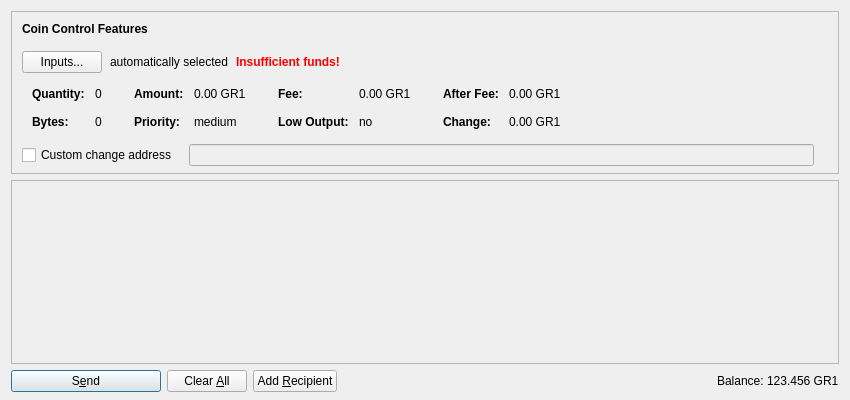
<?xml version="1.0" encoding="UTF-8"?>
<ui version="4.0">
 <class>SendCoinsDialog</class>
 <widget class="QDialog" name="SendCoinsDialog">
  <property name="geometry">
   <rect>
    <x>0</x>
    <y>0</y>
    <width>850</width>
    <height>400</height>
   </rect>
  </property>
  <property name="windowTitle">
   <string>Send Coins</string>
  </property>
  <layout class="QVBoxLayout" name="verticalLayout" stretch="0,1,0">
   <property name="bottomMargin">
    <number>8</number>
   </property>
   <item>
    <widget class="QFrame" name="frameCoinControl">
     <property name="sizePolicy">
      <sizepolicy hsizetype="Expanding" vsizetype="Expanding">
       <horstretch>0</horstretch>
       <verstretch>0</verstretch>
      </sizepolicy>
     </property>
     <property name="maximumSize">
      <size>
       <width>16777215</width>
       <height>16777215</height>
      </size>
     </property>
     <property name="frameShape">
      <enum>QFrame::StyledPanel</enum>
     </property>
     <property name="frameShadow">
      <enum>QFrame::Sunken</enum>
     </property>
     <layout class="QVBoxLayout" name="verticalLayoutCoinControl2">
      <property name="spacing">
       <number>0</number>
      </property>
      <property name="leftMargin">
       <number>0</number>
      </property>
      <property name="topMargin">
       <number>0</number>
      </property>
      <property name="rightMargin">
       <number>0</number>
      </property>
      <property name="bottomMargin">
       <number>6</number>
      </property>
      <item>
       <layout class="QVBoxLayout" name="verticalLayoutCoinControl" stretch="0,0,0,0,1">
        <property name="spacing">
         <number>0</number>
        </property>
        <property name="leftMargin">
         <number>10</number>
        </property>
        <property name="topMargin">
         <number>10</number>
        </property>
        <item>
         <layout class="QHBoxLayout" name="horizontalLayoutCoinControl1">
          <property name="bottomMargin">
           <number>15</number>
          </property>
          <item>
           <widget class="QLabel" name="labelCoinControlFeatures">
            <property name="sizePolicy">
             <sizepolicy hsizetype="Preferred" vsizetype="Maximum">
              <horstretch>0</horstretch>
              <verstretch>0</verstretch>
             </sizepolicy>
            </property>
            <property name="font">
             <font>
              <weight>75</weight>
              <bold>true</bold>
             </font>
            </property>
            <property name="styleSheet">
             <string notr="true">font-weight:bold;</string>
            </property>
            <property name="text">
             <string>Coin Control Features</string>
            </property>
           </widget>
          </item>
         </layout>
        </item>
        <item>
         <layout class="QHBoxLayout" name="horizontalLayoutCoinControl2" stretch="0,0,0,0">
          <property name="spacing">
           <number>8</number>
          </property>
          <property name="bottomMargin">
           <number>10</number>
          </property>
          <item>
           <widget class="QPushButton" name="pushButtonCoinControl">
            <property name="styleSheet">
             <string notr="true"/>
            </property>
            <property name="text">
             <string>Inputs...</string>
            </property>
           </widget>
          </item>
          <item>
           <widget class="QLabel" name="labelCoinControlAutomaticallySelected">
            <property name="text">
             <string>automatically selected</string>
            </property>
            <property name="margin">
             <number>5</number>
            </property>
           </widget>
          </item>
          <item>
           <widget class="QLabel" name="labelCoinControlInsuffFunds">
            <property name="font">
             <font>
              <weight>75</weight>
              <bold>true</bold>
             </font>
            </property>
            <property name="styleSheet">
             <string notr="true">color:red;font-weight:bold;</string>
            </property>
            <property name="text">
             <string>Insufficient funds!</string>
            </property>
            <property name="margin">
             <number>5</number>
            </property>
           </widget>
          </item>
          <item>
           <spacer name="horizontalSpacerCoinControl">
            <property name="orientation">
             <enum>Qt::Horizontal</enum>
            </property>
            <property name="sizeHint" stdset="0">
             <size>
              <width>40</width>
              <height>1</height>
             </size>
            </property>
           </spacer>
          </item>
         </layout>
        </item>
        <item>
         <widget class="QWidget" name="widgetCoinControl" native="true">
          <property name="sizePolicy">
           <sizepolicy hsizetype="Preferred" vsizetype="Preferred">
            <horstretch>0</horstretch>
            <verstretch>0</verstretch>
           </sizepolicy>
          </property>
          <property name="minimumSize">
           <size>
            <width>0</width>
            <height>0</height>
           </size>
          </property>
          <property name="styleSheet">
           <string notr="true"/>
          </property>
          <layout class="QHBoxLayout" name="horizontalLayoutCoinControl5">
           <property name="leftMargin">
            <number>0</number>
           </property>
           <property name="topMargin">
            <number>0</number>
           </property>
           <property name="rightMargin">
            <number>0</number>
           </property>
           <property name="bottomMargin">
            <number>0</number>
           </property>
           <item>
            <layout class="QHBoxLayout" name="horizontalLayoutCoinControl3" stretch="0,0,0,1">
             <property name="spacing">
              <number>20</number>
             </property>
             <property name="topMargin">
              <number>0</number>
             </property>
             <property name="bottomMargin">
              <number>10</number>
             </property>
             <item>
              <layout class="QFormLayout" name="formLayoutCoinControl1">
               <property name="horizontalSpacing">
                <number>10</number>
               </property>
               <property name="verticalSpacing">
                <number>14</number>
               </property>
               <property name="leftMargin">
                <number>10</number>
               </property>
               <property name="topMargin">
                <number>4</number>
               </property>
               <property name="rightMargin">
                <number>6</number>
               </property>
               <item row="0" column="0">
                <widget class="QLabel" name="labelCoinControlQuantityText">
                 <property name="font">
                  <font>
                   <weight>75</weight>
                   <bold>true</bold>
                  </font>
                 </property>
                 <property name="text">
                  <string>Quantity:</string>
                 </property>
                 <property name="margin">
                  <number>0</number>
                 </property>
                </widget>
               </item>
               <item row="0" column="1">
                <widget class="QLabel" name="labelCoinControlQuantity">
                 <property name="cursor">
                  <cursorShape>IBeamCursor</cursorShape>
                 </property>
                 <property name="contextMenuPolicy">
                  <enum>Qt::ActionsContextMenu</enum>
                 </property>
                 <property name="text">
                  <string notr="true">0</string>
                 </property>
                 <property name="margin">
                  <number>0</number>
                 </property>
                 <property name="textInteractionFlags">
                  <set>Qt::LinksAccessibleByMouse|Qt::TextSelectableByKeyboard|Qt::TextSelectableByMouse</set>
                 </property>
                </widget>
               </item>
               <item row="1" column="0">
                <widget class="QLabel" name="labelCoinControlBytesText">
                 <property name="font">
                  <font>
                   <weight>75</weight>
                   <bold>true</bold>
                  </font>
                 </property>
                 <property name="text">
                  <string>Bytes:</string>
                 </property>
                </widget>
               </item>
               <item row="1" column="1">
                <widget class="QLabel" name="labelCoinControlBytes">
                 <property name="cursor">
                  <cursorShape>IBeamCursor</cursorShape>
                 </property>
                 <property name="contextMenuPolicy">
                  <enum>Qt::ActionsContextMenu</enum>
                 </property>
                 <property name="text">
                  <string notr="true">0</string>
                 </property>
                 <property name="textInteractionFlags">
                  <set>Qt::LinksAccessibleByMouse|Qt::TextSelectableByKeyboard|Qt::TextSelectableByMouse</set>
                 </property>
                </widget>
               </item>
              </layout>
             </item>
             <item>
              <layout class="QFormLayout" name="formLayoutCoinControl2">
               <property name="horizontalSpacing">
                <number>10</number>
               </property>
               <property name="verticalSpacing">
                <number>14</number>
               </property>
               <property name="leftMargin">
                <number>6</number>
               </property>
               <property name="topMargin">
                <number>4</number>
               </property>
               <property name="rightMargin">
                <number>6</number>
               </property>
               <item row="0" column="0">
                <widget class="QLabel" name="labelCoinControlAmountText">
                 <property name="font">
                  <font>
                   <weight>75</weight>
                   <bold>true</bold>
                  </font>
                 </property>
                 <property name="text">
                  <string>Amount:</string>
                 </property>
                 <property name="margin">
                  <number>0</number>
                 </property>
                </widget>
               </item>
               <item row="0" column="1">
                <widget class="QLabel" name="labelCoinControlAmount">
                 <property name="cursor">
                  <cursorShape>IBeamCursor</cursorShape>
                 </property>
                 <property name="contextMenuPolicy">
                  <enum>Qt::ActionsContextMenu</enum>
                 </property>
                 <property name="text">
                  <string notr="true">0.00 GR1</string>
                 </property>
                 <property name="textInteractionFlags">
                  <set>Qt::LinksAccessibleByMouse|Qt::TextSelectableByKeyboard|Qt::TextSelectableByMouse</set>
                 </property>
                </widget>
               </item>
               <item row="1" column="0">
                <widget class="QLabel" name="labelCoinControlPriorityText">
                 <property name="font">
                  <font>
                   <weight>75</weight>
                   <bold>true</bold>
                  </font>
                 </property>
                 <property name="text">
                  <string>Priority:</string>
                 </property>
                </widget>
               </item>
               <item row="1" column="1">
                <widget class="QLabel" name="labelCoinControlPriority">
                 <property name="cursor">
                  <cursorShape>IBeamCursor</cursorShape>
                 </property>
                 <property name="contextMenuPolicy">
                  <enum>Qt::ActionsContextMenu</enum>
                 </property>
                 <property name="text">
                  <string notr="true">medium</string>
                 </property>
                 <property name="textInteractionFlags">
                  <set>Qt::LinksAccessibleByMouse|Qt::TextSelectableByKeyboard|Qt::TextSelectableByMouse</set>
                 </property>
                </widget>
               </item>
              </layout>
             </item>
             <item>
              <layout class="QFormLayout" name="formLayoutCoinControl3">
               <property name="horizontalSpacing">
                <number>10</number>
               </property>
               <property name="verticalSpacing">
                <number>14</number>
               </property>
               <property name="leftMargin">
                <number>6</number>
               </property>
               <property name="topMargin">
                <number>4</number>
               </property>
               <property name="rightMargin">
                <number>6</number>
               </property>
               <item row="0" column="0">
                <widget class="QLabel" name="labelCoinControlFeeText">
                 <property name="font">
                  <font>
                   <weight>75</weight>
                   <bold>true</bold>
                  </font>
                 </property>
                 <property name="text">
                  <string>Fee:</string>
                 </property>
                 <property name="margin">
                  <number>0</number>
                 </property>
                </widget>
               </item>
               <item row="0" column="1">
                <widget class="QLabel" name="labelCoinControlFee">
                 <property name="cursor">
                  <cursorShape>IBeamCursor</cursorShape>
                 </property>
                 <property name="contextMenuPolicy">
                  <enum>Qt::ActionsContextMenu</enum>
                 </property>
                 <property name="text">
                  <string notr="true">0.00 GR1</string>
                 </property>
                 <property name="textInteractionFlags">
                  <set>Qt::LinksAccessibleByMouse|Qt::TextSelectableByKeyboard|Qt::TextSelectableByMouse</set>
                 </property>
                </widget>
               </item>
               <item row="1" column="0">
                <widget class="QLabel" name="labelCoinControlLowOutputText">
                 <property name="font">
                  <font>
                   <weight>75</weight>
                   <bold>true</bold>
                  </font>
                 </property>
                 <property name="text">
                  <string>Low Output:</string>
                 </property>
                </widget>
               </item>
               <item row="1" column="1">
                <widget class="QLabel" name="labelCoinControlLowOutput">
                 <property name="cursor">
                  <cursorShape>IBeamCursor</cursorShape>
                 </property>
                 <property name="contextMenuPolicy">
                  <enum>Qt::ActionsContextMenu</enum>
                 </property>
                 <property name="text">
                  <string notr="true">no</string>
                 </property>
                 <property name="textInteractionFlags">
                  <set>Qt::LinksAccessibleByMouse|Qt::TextSelectableByKeyboard|Qt::TextSelectableByMouse</set>
                 </property>
                </widget>
               </item>
              </layout>
             </item>
             <item>
              <layout class="QFormLayout" name="formLayoutCoinControl4">
               <property name="horizontalSpacing">
                <number>10</number>
               </property>
               <property name="verticalSpacing">
                <number>14</number>
               </property>
               <property name="leftMargin">
                <number>6</number>
               </property>
               <property name="topMargin">
                <number>4</number>
               </property>
               <property name="rightMargin">
                <number>6</number>
               </property>
               <item row="0" column="0">
                <widget class="QLabel" name="labelCoinControlAfterFeeText">
                 <property name="font">
                  <font>
                   <weight>75</weight>
                   <bold>true</bold>
                  </font>
                 </property>
                 <property name="text">
                  <string>After Fee:</string>
                 </property>
                 <property name="margin">
                  <number>0</number>
                 </property>
                </widget>
               </item>
               <item row="0" column="1">
                <widget class="QLabel" name="labelCoinControlAfterFee">
                 <property name="cursor">
                  <cursorShape>IBeamCursor</cursorShape>
                 </property>
                 <property name="contextMenuPolicy">
                  <enum>Qt::ActionsContextMenu</enum>
                 </property>
                 <property name="text">
                  <string notr="true">0.00 GR1</string>
                 </property>
                 <property name="textInteractionFlags">
                  <set>Qt::LinksAccessibleByMouse|Qt::TextSelectableByKeyboard|Qt::TextSelectableByMouse</set>
                 </property>
                </widget>
               </item>
               <item row="1" column="0">
                <widget class="QLabel" name="labelCoinControlChangeText">
                 <property name="font">
                  <font>
                   <weight>75</weight>
                   <bold>true</bold>
                  </font>
                 </property>
                 <property name="text">
                  <string>Change:</string>
                 </property>
                </widget>
               </item>
               <item row="1" column="1">
                <widget class="QLabel" name="labelCoinControlChange">
                 <property name="cursor">
                  <cursorShape>IBeamCursor</cursorShape>
                 </property>
                 <property name="contextMenuPolicy">
                  <enum>Qt::ActionsContextMenu</enum>
                 </property>
                 <property name="text">
                  <string notr="true">0.00 GR1</string>
                 </property>
                 <property name="textInteractionFlags">
                  <set>Qt::LinksAccessibleByMouse|Qt::TextSelectableByKeyboard|Qt::TextSelectableByMouse</set>
                 </property>
                </widget>
               </item>
              </layout>
             </item>
            </layout>
           </item>
          </layout>
         </widget>
        </item>
        <item>
         <layout class="QHBoxLayout" name="horizontalLayoutCoinControl4" stretch="0,0,0">
          <property name="spacing">
           <number>12</number>
          </property>
          <property name="sizeConstraint">
           <enum>QLayout::SetDefaultConstraint</enum>
          </property>
          <property name="topMargin">
           <number>5</number>
          </property>
          <property name="rightMargin">
           <number>5</number>
          </property>
          <item>
           <widget class="QCheckBox" name="checkBoxCoinControlChange">
            <property name="toolTip">
             <string>If this is activated, but the change address is empty or invalid, change will be sent to a newly generated address.</string>
            </property>
            <property name="text">
             <string>Custom change address</string>
            </property>
           </widget>
          </item>
          <item>
           <widget class="QValidatedLineEdit" name="lineEditCoinControlChange">
            <property name="enabled">
             <bool>false</bool>
            </property>
            <property name="sizePolicy">
             <sizepolicy hsizetype="Expanding" vsizetype="Fixed">
              <horstretch>0</horstretch>
              <verstretch>0</verstretch>
             </sizepolicy>
            </property>
           </widget>
          </item>
          <item>
           <widget class="QLabel" name="labelCoinControlChangeLabel">
            <property name="sizePolicy">
             <sizepolicy hsizetype="Preferred" vsizetype="Expanding">
              <horstretch>0</horstretch>
              <verstretch>0</verstretch>
             </sizepolicy>
            </property>
            <property name="minimumSize">
             <size>
              <width>0</width>
              <height>0</height>
             </size>
            </property>
            <property name="text">
             <string/>
            </property>
            <property name="margin">
             <number>3</number>
            </property>
           </widget>
          </item>
         </layout>
        </item>
        <item>
         <spacer name="verticalSpacerCoinControl">
          <property name="orientation">
           <enum>Qt::Vertical</enum>
          </property>
          <property name="sizeHint" stdset="0">
           <size>
            <width>800</width>
            <height>1</height>
           </size>
          </property>
         </spacer>
        </item>
       </layout>
      </item>
     </layout>
    </widget>
   </item>
   <item>
    <widget class="QScrollArea" name="scrollArea">
     <property name="widgetResizable">
      <bool>true</bool>
     </property>
     <widget class="QWidget" name="scrollAreaWidgetContents">
      <property name="geometry">
       <rect>
        <x>0</x>
        <y>0</y>
        <width>830</width>
        <height>178</height>
       </rect>
      </property>
      <layout class="QVBoxLayout" name="verticalLayout_2" stretch="0,1">
       <property name="leftMargin">
        <number>0</number>
       </property>
       <property name="topMargin">
        <number>0</number>
       </property>
       <property name="rightMargin">
        <number>0</number>
       </property>
       <property name="bottomMargin">
        <number>0</number>
       </property>
       <item>
        <layout class="QVBoxLayout" name="entries">
         <property name="spacing">
          <number>6</number>
         </property>
        </layout>
       </item>
       <item>
        <spacer name="verticalSpacer">
         <property name="orientation">
          <enum>Qt::Vertical</enum>
         </property>
         <property name="sizeHint" stdset="0">
          <size>
           <width>20</width>
           <height>40</height>
          </size>
         </property>
        </spacer>
       </item>
      </layout>
     </widget>
    </widget>
   </item>
   <item>
    <layout class="QHBoxLayout" name="horizontalLayout">
     <item>
      <widget class="QPushButton" name="sendButton">
       <property name="minimumSize">
        <size>
         <width>150</width>
         <height>0</height>
        </size>
       </property>
       <property name="toolTip">
        <string>Confirm the send action</string>
       </property>
       <property name="text">
        <string>S&amp;end</string>
       </property>
       <property name="icon">
        <iconset resource="../girauno.qrc">
         <normaloff>:/icons/send</normaloff>:/icons/send</iconset>
       </property>
       <property name="default">
        <bool>true</bool>
       </property>
      </widget>
     </item>
     <item>
      <widget class="QPushButton" name="clearButton">
       <property name="sizePolicy">
        <sizepolicy hsizetype="Minimum" vsizetype="Fixed">
         <horstretch>0</horstretch>
         <verstretch>0</verstretch>
        </sizepolicy>
       </property>
       <property name="toolTip">
        <string>Clear all fields of the form.</string>
       </property>
       <property name="text">
        <string>Clear &amp;All</string>
       </property>
       <property name="icon">
        <iconset resource="../girauno.qrc">
         <normaloff>:/icons/remove</normaloff>:/icons/remove</iconset>
       </property>
       <property name="autoRepeatDelay">
        <number>300</number>
       </property>
       <property name="autoDefault">
        <bool>false</bool>
       </property>
      </widget>
     </item>
     <item>
      <widget class="QPushButton" name="addButton">
       <property name="toolTip">
        <string>Send to multiple recipients at once</string>
       </property>
       <property name="text">
        <string>Add &amp;Recipient</string>
       </property>
       <property name="icon">
        <iconset resource="../girauno.qrc">
         <normaloff>:/icons/add</normaloff>:/icons/add</iconset>
       </property>
       <property name="autoDefault">
        <bool>false</bool>
       </property>
      </widget>
     </item>
     <item>
      <spacer name="horizontalSpacer">
       <property name="orientation">
        <enum>Qt::Horizontal</enum>
       </property>
       <property name="sizeHint" stdset="0">
        <size>
         <width>40</width>
         <height>20</height>
        </size>
       </property>
      </spacer>
     </item>
     <item>
      <layout class="QHBoxLayout" name="horizontalLayout_2">
       <property name="spacing">
        <number>3</number>
       </property>
       <item>
        <widget class="QLabel" name="label">
         <property name="sizePolicy">
          <sizepolicy hsizetype="Preferred" vsizetype="Fixed">
           <horstretch>0</horstretch>
           <verstretch>0</verstretch>
          </sizepolicy>
         </property>
         <property name="text">
          <string>Balance:</string>
         </property>
        </widget>
       </item>
       <item>
        <widget class="QLabel" name="labelBalance">
         <property name="sizePolicy">
          <sizepolicy hsizetype="Preferred" vsizetype="Fixed">
           <horstretch>0</horstretch>
           <verstretch>0</verstretch>
          </sizepolicy>
         </property>
         <property name="cursor">
          <cursorShape>IBeamCursor</cursorShape>
         </property>
         <property name="text">
          <string notr="true">123.456 GR1</string>
         </property>
         <property name="textInteractionFlags">
          <set>Qt::LinksAccessibleByMouse|Qt::TextSelectableByKeyboard|Qt::TextSelectableByMouse</set>
         </property>
        </widget>
       </item>
      </layout>
     </item>
    </layout>
   </item>
  </layout>
 </widget>
 <customwidgets>
  <customwidget>
   <class>QValidatedLineEdit</class>
   <extends>QLineEdit</extends>
   <header>qvalidatedlineedit.h</header>
  </customwidget>
 </customwidgets>
 <resources>
  <include location="../girauno.qrc"/>
 </resources>
 <connections/>
</ui>
